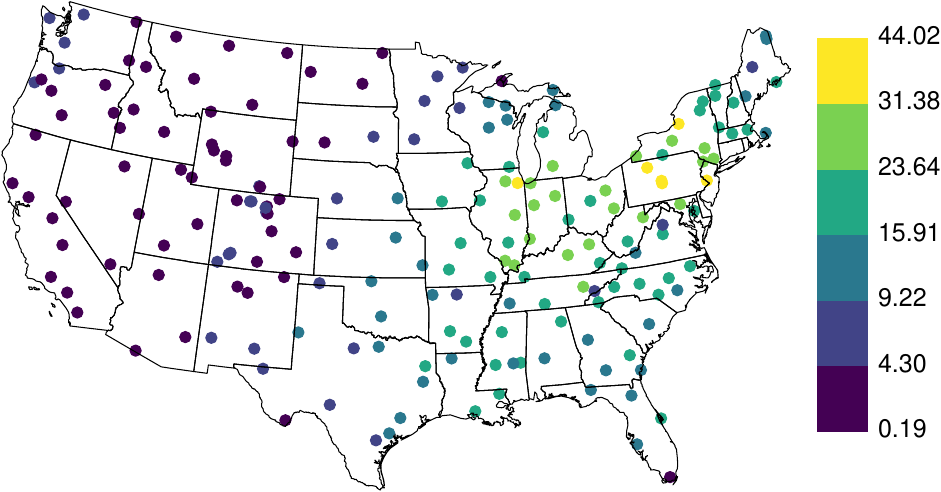

Generate this figure with R:
sec_path = 'Rcode/Chapter1/Section 1.1/'
setwd(paste0(SLEDbook_path,sec_path))

library(ZVHdata)
library(classInt)
library(viridis)
library(colorspace)

# load data from package
data(SO4obs)
data(USboundary)

# Make traditional plots of predictions and standard errors
cip = classIntervals(SO4obs@data$SO4, n = 6, style = 'fisher')
palp = viridis(6)
cip_colors = findColours(cip, palp)

file_name = "SO4_Intro"
source('addBreakColorLegend.R')
pdf(file = paste0(file_name,'.pdf'), width = 11, height = 8.5)
  old.par = par(mar = c(0,0,5,0))
  layout(matrix(1:2, nrow = 1, byrow = TRUE), widths = c(3,1))
  plot(SO4obs, col = cip_colors, pch = 19, cex = 1.5)
  plot(USboundary, add = TRUE, border = 'black')
  par(mar = c(0,0,0,0))
  plot(c(0,1),c(0,1), type = 'n', xaxt = 'n', yaxt = 'n',
    xlab = '', ylab = '', bty = 'n')
  addBreakColorLegend(xleft = 0, ybottom = .2, xright = .2, ytop = .7,
    breaks = cip$brks, colors = palp, cex = 1.5)
  par(old.par)
dev.off()
system(paste0('pdfcrop ','\'',SLEDbook_path,
  sec_path,file_name,'.pdf','\''))
system(paste0('cp ','\'',SLEDbook_path,
  sec_path,file_name,'-crop.pdf','\' ','\'',SLEDbook_path,
  sec_path,file_name,'.pdf','\''))
system(paste0('rm ','\'',SLEDbook_path,
  sec_path,file_name,'-crop.pdf','\''))
